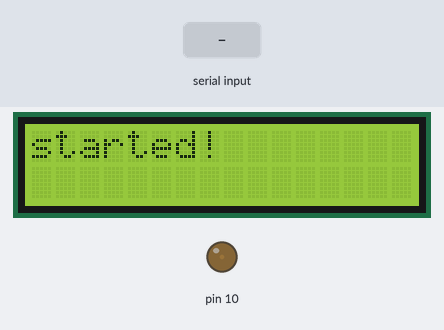
Bench run of a sketch on a simulated Arduino Uno, built with avr-gcc and run on an emulated ATmega328P. Parts: 16×2 character LCD, output pins drawn as LEDs (lit = HIGH). Inputs (shaded band) come from the test bench.

Above: at 1.2 s.
1.3 s: "1" received over Serial
At 2.5 s:
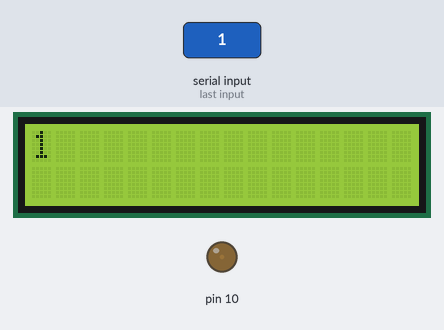
2.8 s: "0" received over Serial
At 3.8 s:
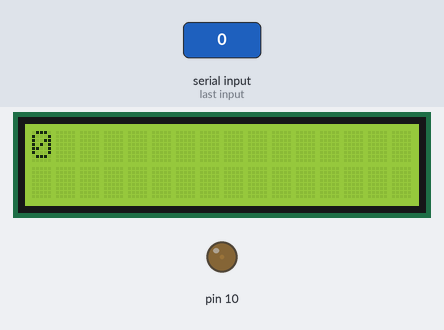
4.3 s: "2" received over Serial
At 4.9 s:
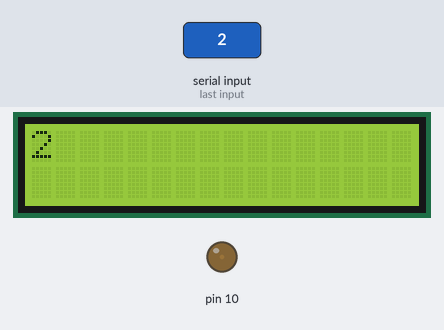
Timing chart, 0 to 7.3 s (numbered marks = the images above; inputs shaded):
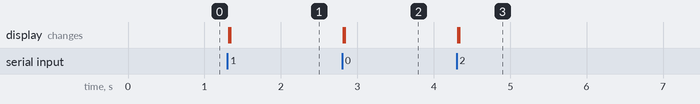

Measured:
- after the input at 1.3 s, the display: first changes at once (image 1 shows a later state)
- after the input at 2.8 s, the display: first changes at once (image 2 shows a later state)
- after the input at 4.3 s, the display: first changes at once (image 3 shows a later state)

The sketch:

bluetoothTest.ino
```cpp
#include <LiquidCrystal.h>
#include <SoftwareSerial.h>
//SoftwareSerial SUART(6, 7);//SRX-pin/STX-pin of UNO

LiquidCrystal lcd(11, 12, 2, 3, 4, 5);

void setup() {
  Serial.begin(9600);
  lcd.begin(16, 2);
  analogWrite(10, 8);
  lcd.print("started!");
  Serial.setTimeout(15);
}

void loop() {
  if (Serial.available() > 0) {
    String data = Serial.readString();
    lcd.clear();
    delay(20);
    lcd.print(data);
    delay(20);
  }
}
```
